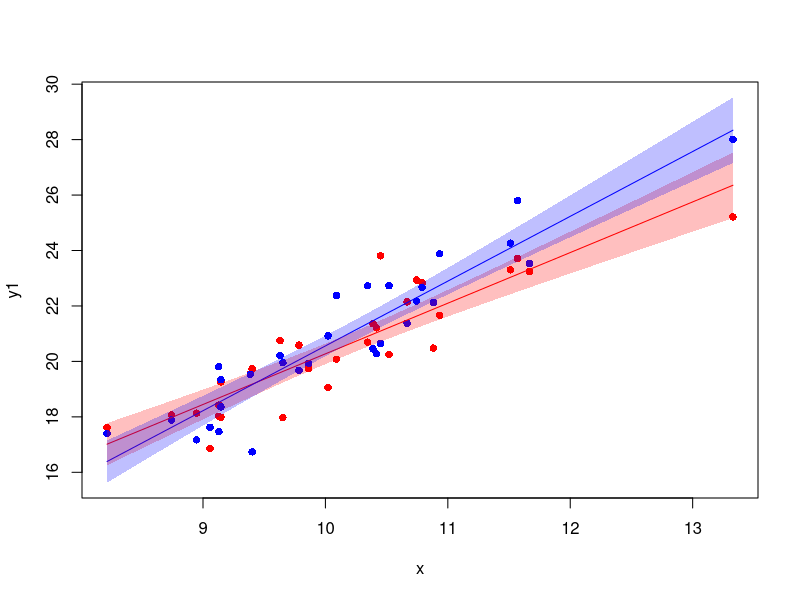

Generate this figure with R:
## ---- chunk 1
require(knitr)
knitr::opts_chunk$set(echo = TRUE)
## ---- chunk 2
x <- rnorm(30,mean=10)
y1 <- 0+2*x+rnorm(length(x))
y2 <- 0.5+2*x+rnorm(length(x))

lm1 <- lm(y1~x)
lm2 <- lm(y2~x)

n.pred <- 100
x.pred <- seq(min(x),max(x),length=n.pred)
y1.pred <- predict(lm1,interval="confidence",newdata=list("x"=x.pred))
y2.pred <- predict(lm2,interval="confidence",newdata=list("x"=x.pred))

## ---- chunk 3
col1.opaque <- rgb(1,0,0,alpha=1) # solid red
col2.opaque <- rgb(0,0,1,alpha=1) # solid blue

trans.alpha <- 0.25

col1.trans <- rgb(1,0,0,alpha=trans.alpha) # translucent red
col2.trans <- rgb(0,0,1,alpha=trans.alpha) # translucent blue


# Plot observations
plot(x,y1,pch=16,col=col1.opaque,ylim=range(c(y1,y2,y1.pred,y2.pred)))
points(x,y2,pch=16,col=col2.opaque)

# Plot fitted lines
points(x.pred,y1.pred[,"fit"],type="l",col=col1.opaque)
points(x.pred,y2.pred[,"fit"],type="l",col=col2.opaque)

# Confidence intervals
polygon(c(x.pred,rev(x.pred)), c(y1.pred[,"lwr"],rev(y1.pred[,"upr"])),col=col1.trans,border=NA)
polygon(c(x.pred,rev(x.pred)), c(y2.pred[,"lwr"],rev(y2.pred[,"upr"])),col=col2.trans,border=NA)
